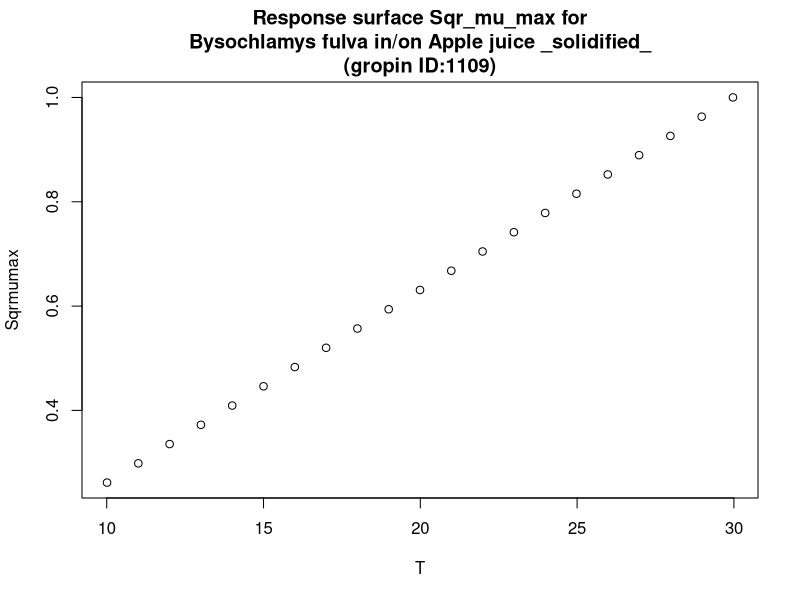

Here is the R script that generated this plot:
#############################
# start of Parameter script
#############################
T <- seq(10.01,29.97002997003,length.out=21)
#############################
# end of Parameter script
#############################
############################# 
# start of Model script Gropin ID 1109 
#############################
 
# constant coefficients for this model
 
variables <- data.frame(T)
argumentsPar <- unique.data.frame(expand.grid(variables))
 
# heart of the model
response_surface <- function(T) {
   mumax <-0.0370*(T-2.94)

	return(mumax=mumax)
} 

# output parameters
responseSurface <- cbind(argumentsPar,response_surface(argumentsPar['T']))
colnames(responseSurface) <- c(colnames(argumentsPar),'Sqrmumax')
#############################
# End of Model script
#############################
############################# 
# start of Visualisation script Gropin ID 1109 
#############################
titleText <-'Response surface Sqr_mu_max for
Bysochlamys fulva in/on Apple juice _solidified_
(gropin ID:1109)'
plot(T,responseSurface$'Sqrmumax',xlab='T',
                          ylab='Sqrmumax',main=titleText)
#############################
# End of Visualisation script
#############################
